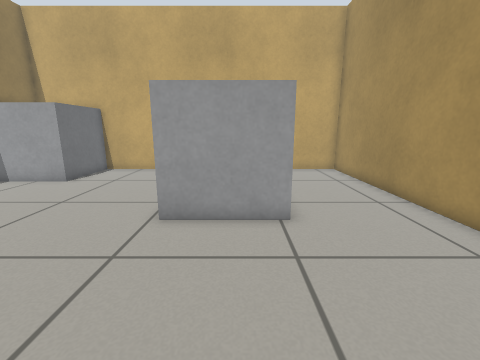
view 1 (above)

14 first-person views from a walk through a robot-simulator world made for Gazebo. The camera is 0.68 m above the floor, tilts 12° down and sees 90° across. The floor is counted in squares, 0.25 m on a side. Each view is taken from the middle of a square. On the plan, view 1 faces up. The plan holds only what a view shows up to about 18 squares ahead; the rest is blank.

view 2
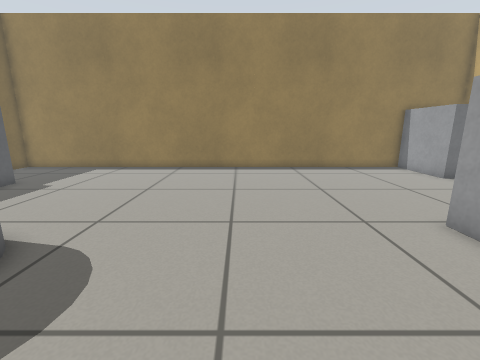

view 3
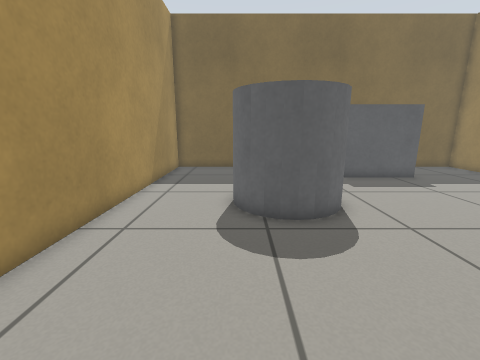

view 4
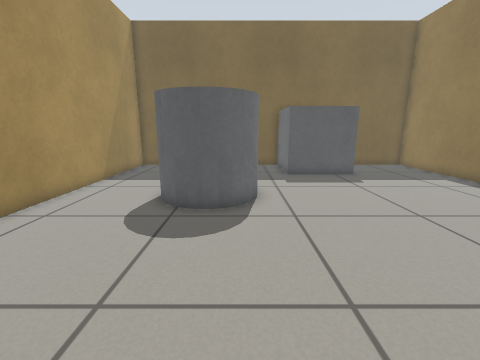

view 5
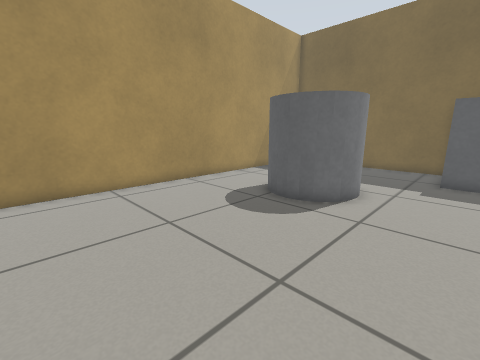

view 6
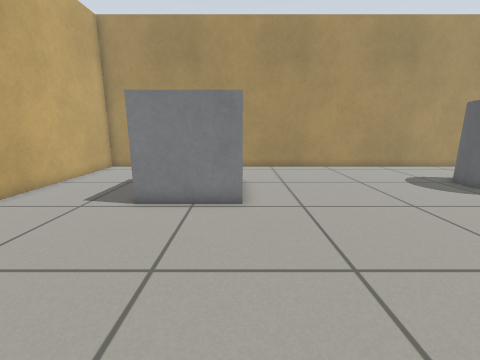

view 7
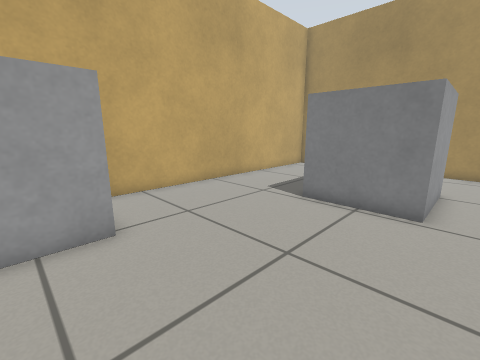

view 8
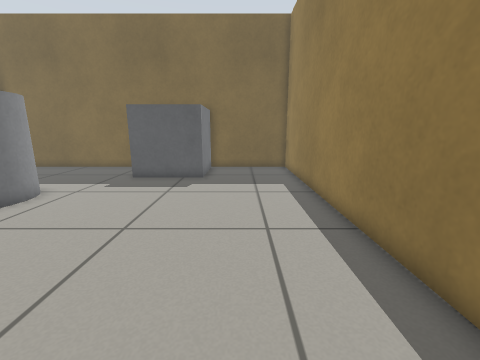

view 9
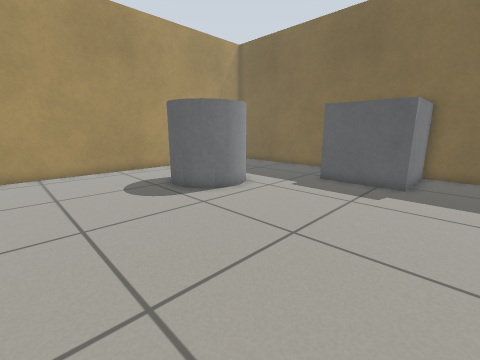

view 10
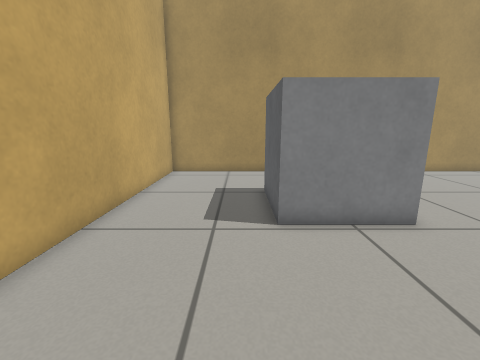

view 11
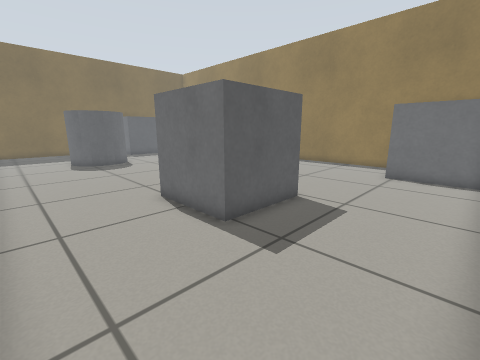

view 12
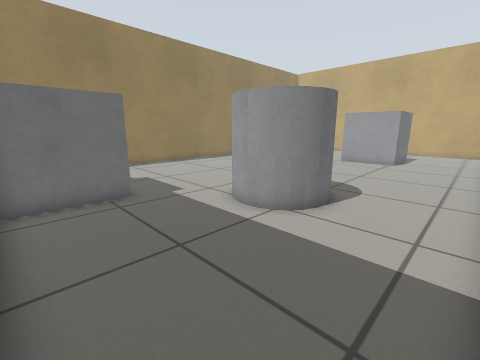

view 13
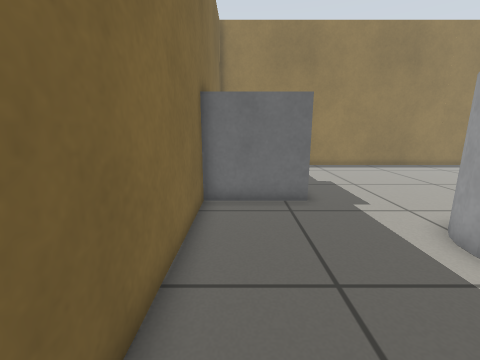

view 14
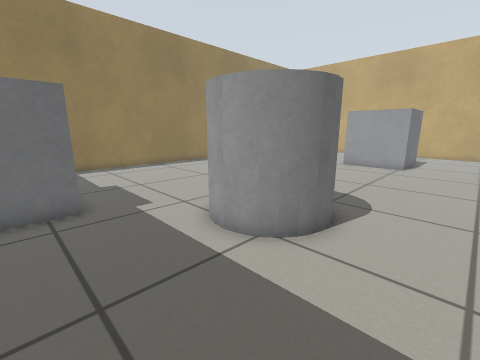

### Floor plan
Key: @ floor where view 1 was taken; # wall or solid block; . floor; B grey box; C grey cylinder.
Columns run from 13 left of view 1 to 7 right of it. Each row starts with its distance up from view 1.
 17    ##################
 16  BBBB...............#
 15 B   B...............#
 14 B   B...............#
 13 BBBBB...............#
 12 #...................#
 11 #..........BBBB.....#
 10 #..........B  B.....#
  9 #..........B  B.....#
  8 #..........B  B.....#
  7 #..........BBBB.....#
  6 #...................#
  5 #...................#
  4 #...................#
  3 #...................#
  2 #...................#
  1 #...................#
  0 #............@......#
 -1 #...................#
 -2 #...................#
 -3 #...................#
 -4 #...........CCC.....#
 -5 #...........C  C....#
 -6 #..........C   C....#
 -7 #...........C CC....#
 -8 #............CC.....#
 -9 #...................#
-10 #...................#
-11 #....BBBBB..........#
-12 #....B   B..........#
-13 #....B   B..........#
-14 #....B  BB..........#
-15 #####################

Where each view was taken, in squares from view 1:
view 1: 0 up, 0 right, facing up
view 2: 1 up, 4 right, facing left
view 3: 3 up, 2 right, facing down
view 4: 4 up, 1 left, facing down
view 5: 4 up, 5 left, facing down-right
view 6: 7 up, 11 left, facing right
view 7: 6 up, 11 left, facing up-right
view 8: 3 up, 10 left, facing down
view 9: 2 up, 10 left, facing down-right
view 10: 12 up, 9 left, facing right
view 11: 16 up, 6 right, facing down-left
view 12: 14 down, 6 right, facing up-left
view 13: 13 down, 5 right, facing left
view 14: 12 down, 5 right, facing up-left
